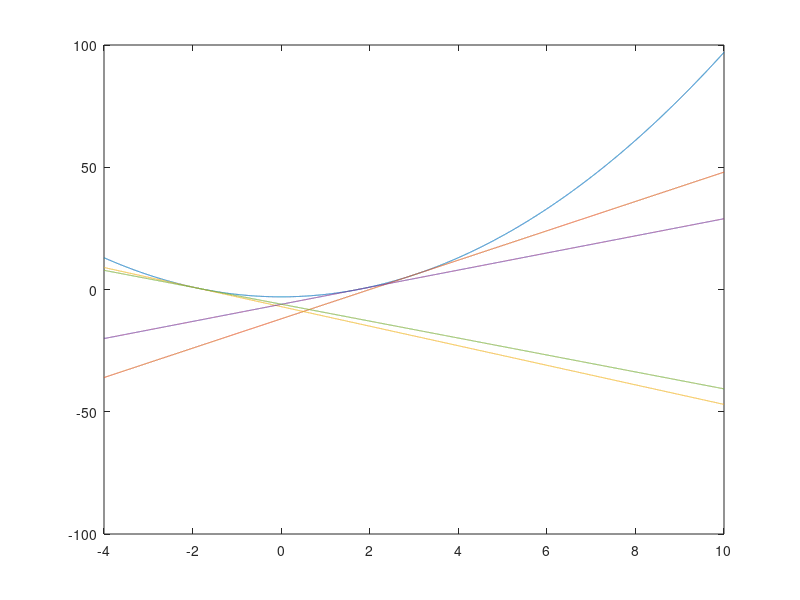

Source code (MATLAB):
a=0;
b=3;
h=.001;
presicion=3;
x=-4:h:10;
f_x=x.^2-3;%funcion a evaluar
plot(x,f_x)
for i=1:100
m=(((h+b)^2-3)-(b^2-3))/h;%pendiente de la tangente
d=(b^2-3)-m*b;%%punto b de la recta tangente
p1=d/m;%%punto que se aproxima
y=m*x+d;%%expresion de la recta tengente
n=b*10^presicion
n1=abs(p1*10^presicion)
if floor(n)==floor(n1)
  i
  break;
  endif
b=p1;
hold on
plot(x,y)
endfor